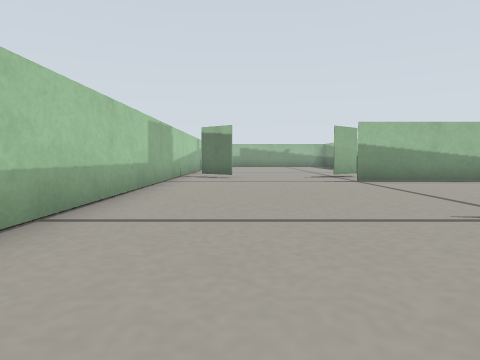
[1] (above)

24 first-person views from a walk through a world built for the Gazebo simulator. The camera is 0.12 m above the floor, tilts 4° down and sees 75° across. The floor is counted in squares, 0.2 m on a side. Each view is taken from the middle of a square. On the plan, view 1 faces up. The plan holds only what a view shows up to about 9 squares ahead; the rest is blank. Robots are left out.

[2]
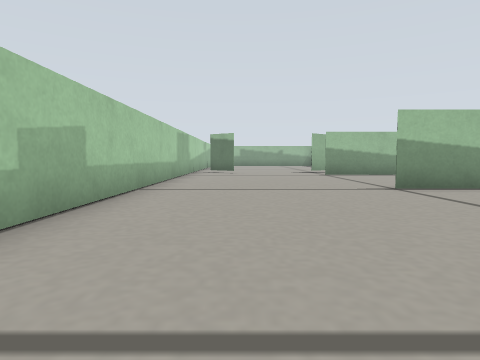

[3]
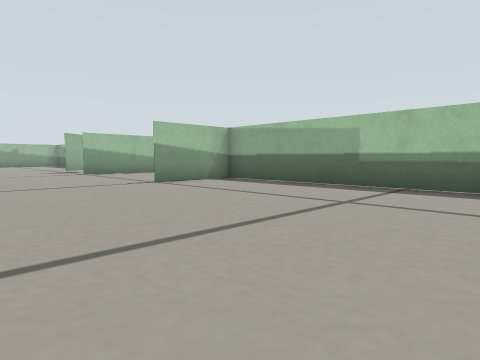

[4]
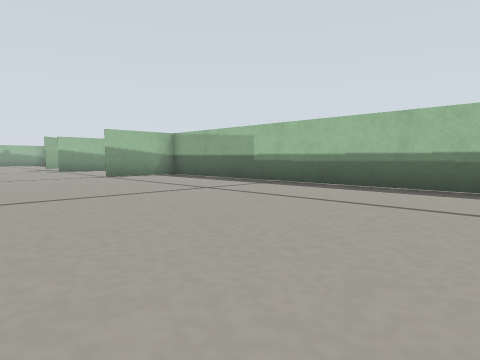

[5]
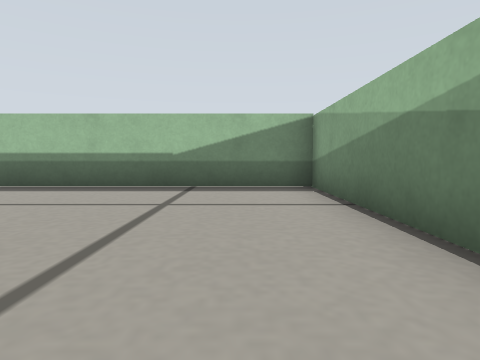

[6]
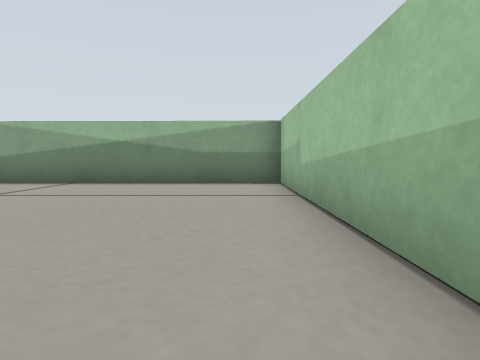

[7]
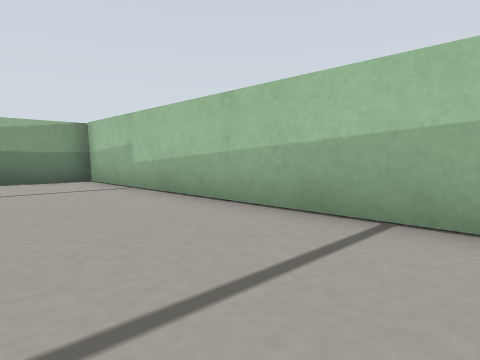

[8]
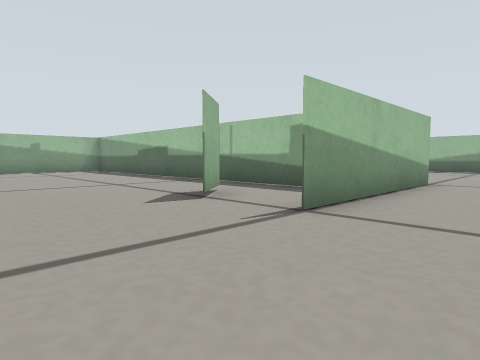

[9]
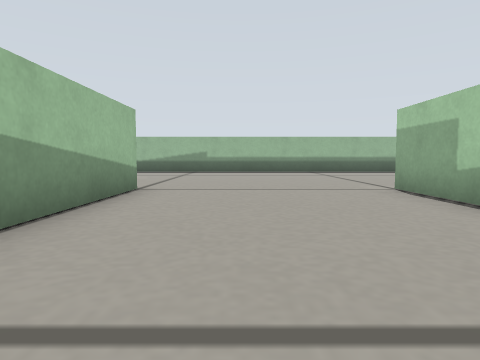

[10]
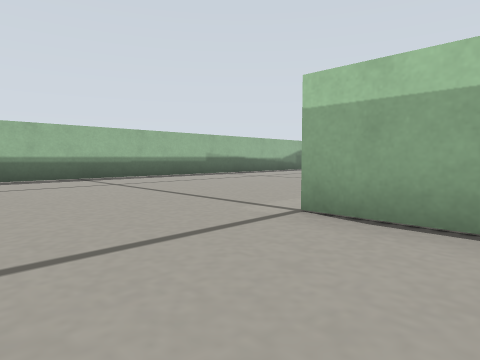

[11]
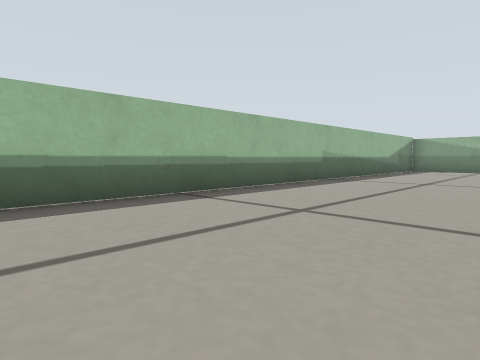

[12]
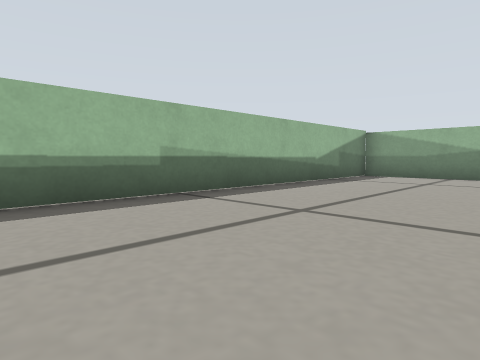

[13]
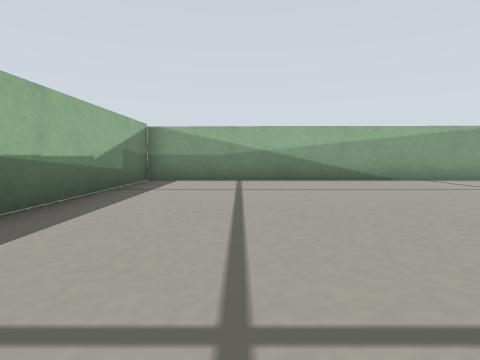

[14]
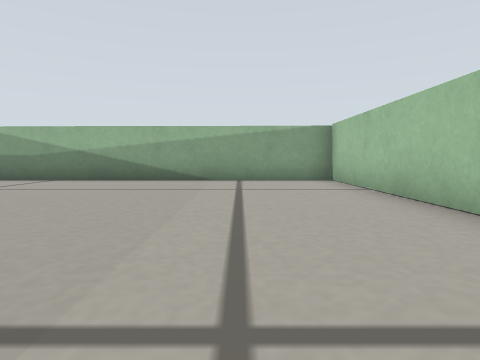

[15]
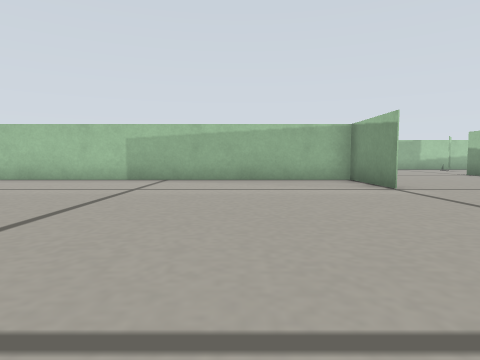

[16]
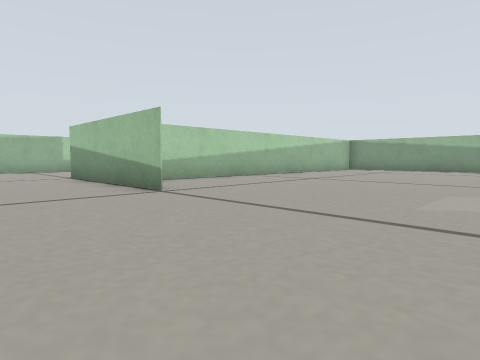

[17]
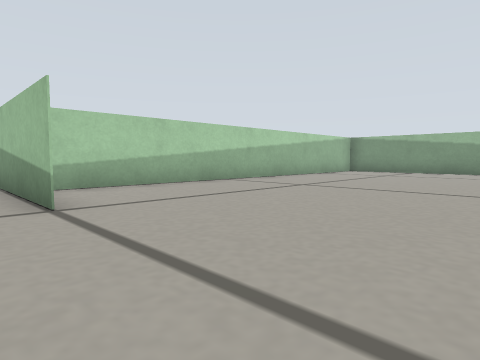

[18]
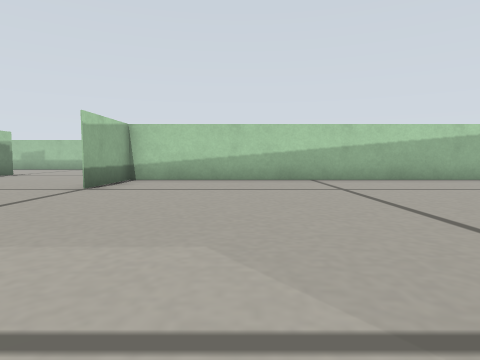

[19]
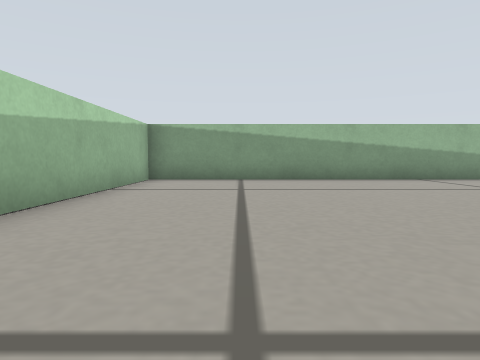

[20]
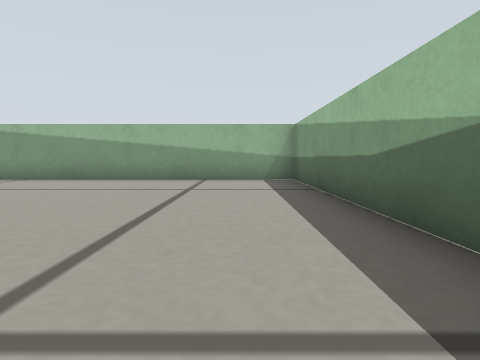

[21]
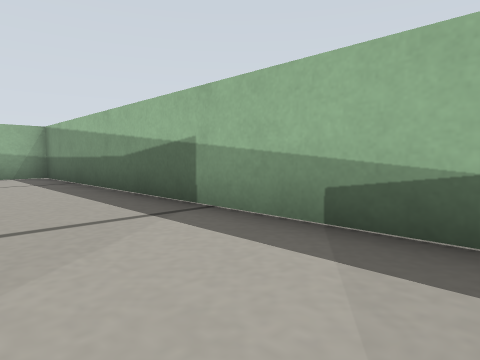

[22]
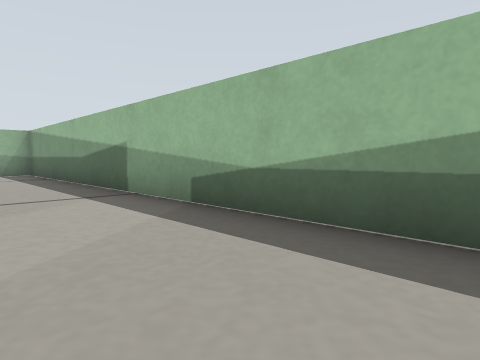

[23]
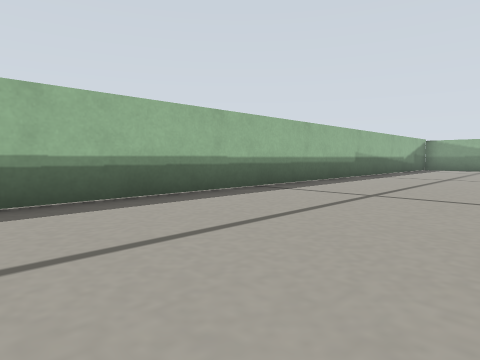

[24]
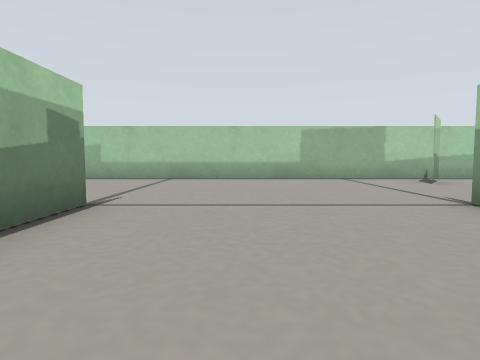

### Floor plan
Points are (right, up) in squares from view 1. A wall is a line through its corners. A room is listed if a view was taken in it or the views show most of it. See-through windows are left out.
Room 1 (views 1, 2, 3, 4, 5, 6, 7)
walls: (-2, 2.5) (-2, -9.5) (5, -9.5); (5, 3) (3, 3); (5.5, -9.6) (5.5, 2.4)
ways out: opening at (0.5, 3) to room 2
Room 2 (views 8, 9, 10, 11, 12, 13, 14, 15, 16, 17, 18, 19, 20, 21, 22, 23, 24)
walls: (8.1, 8) (3, 8); (5.5, 3) (5.5, -9.6); (2.9, 3) (8, 3) (5, 3); (-2, 8.5) (-2, 2.5); (5, -9.5) (15.5, -9.5) (15.5, 20.5) (5.5, 20.5) (5.5, 8) (8, 8)
ways out: opening at (0.5, 3) to room 1; opening at (0.5, 8) to room 3
Room 3 (no view inside)
walls: (-2, 10) (-2, 8.5); (3.9, 10.5) (2.9, 9.6)
ways out: opening at (0.5, 8) to room 2; opening at (1, 10); gap at (4, 10)

Positions as (right, up) in squares from view 1, and headings:
1: (0, 0), facing up
2: (0, -3), facing up
3: (-1, -4), facing up-right
4: (-1, -7), facing up-right
5: (-1, -8), facing right
6: (-1, -2), facing down
7: (1, -1), facing down-left
8: (0, 6), facing up-right
9: (2, 6), facing right
10: (6, 6), facing down-right
11: (11, 6), facing down-right
12: (11, 1), facing down-right
13: (13, -1), facing down
14: (8, -1), facing down
15: (14, 0), facing left
16: (13, 5), facing up-left
17: (12, 7), facing up-left
18: (14, 11), facing left
19: (8, 12), facing up
20: (14, 12), facing up
21: (13, 10), facing up-right
22: (13, 8), facing up-right
23: (11, 8), facing down-right
24: (7, 5), facing left
